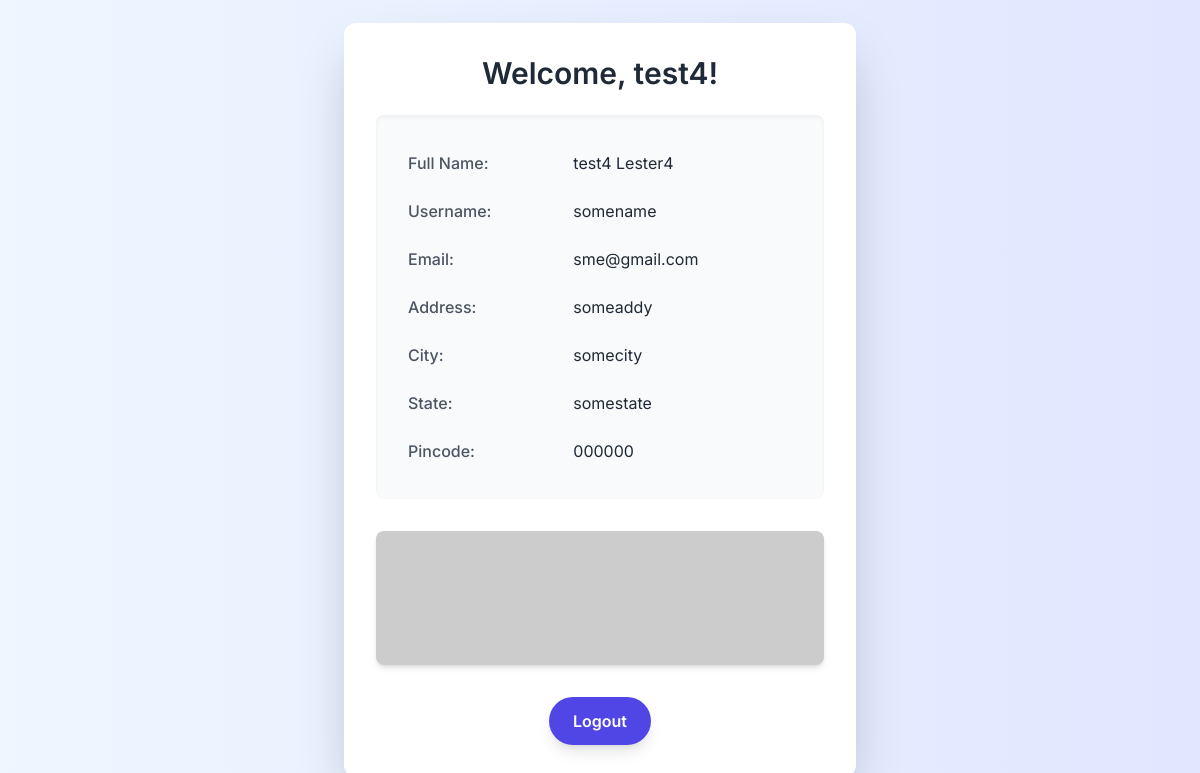
The app's page /patient_dashboard/ (signed in) with its own data.
### accounts/models.py (models this page shows, shortened)
class CustomUser(AbstractUser):
    user_type = models.CharField(max_length=10, choices=USER_TYPE_CHOICES)
    profile_pic = models.ImageField(upload_to='profiles/', null=True, blank=True)
    address_line1 = models.CharField(max_length=255, blank=True)
    city = models.CharField(max_length=100, blank=True)
    state = models.CharField(max_length=100, blank=True)
    pincode = models.CharField(max_length=10, blank=True)

### accounts/views.py (the view)
# urls.py: path('patient_dashboard/', views.patient_dashboard, name='patient_dashboard'),
@login_required
def patient_dashboard(request):
    user = request.user
    context = {
        'first_name': user.first_name,
        'last_name': user.last_name,
        'username': user.username,
        'email': user.email,
        'profile_pic': user.profile_pic,
        'address_line1': user.address_line1,
        'city': user.city,
        'state': user.state,
        'pincode': user.pincode,
    }
    return render(request, 'accounts/patient_dashboard.html', context)

### accounts/templates/accounts/patient_dashboard.html (shortened to what this page needs)
<!DOCTYPE html>
<html lang="en">
<head>
	<script src="https://cdn.tailwindcss.com"></script>
</head>
<body class="bg-gradient-to-r from-blue-50 to-indigo-100 min-h-screen flex items-center justify-center p-4">
	<div class="bg-white p-8 rounded-xl shadow-2xl max-w-lg w-full transform transition-all duration-300 hover:shadow-3xl">
		<h2 class="text-3xl font-semibold text-center text-gray-800 mb-6">Welcome, {{ first_name }}!</h2>
		<div class="bg-gray-50 p-6 rounded-lg shadow-inner">
			<table class="w-full text-left">
				<tbody>
					<tr class="hover:bg-gray-100 transition-colors duration-200">
						<td class="py-3 px-2 font-medium text-gray-600">Full Name:</td>
						<td class="py-3 px-2 text-gray-800">{{ first_name }} {{ last_name }}</td>
					</tr>
					<tr class="hover:bg-gray-100 transition-colors duration-200">
						<td class="py-3 px-2 font-medium text-gray-600">Username:</td>
						<td class="py-3 px-2 text-gray-800">{{ username }}</td>
					</tr>
					<tr class="hover:bg-gray-100 transition-colors duration-200">
						<td class="py-3 px-2 font-medium text-gray-600">Email:</td>
						<td class="py-3 px-2 text-gray-800">{{ email }}</td>
					</tr>
					<tr class="hover:bg-gray-100 transition-colors duration-200">
						<td class="py-3 px-2 font-medium text-gray-600">Address:</td>
						<td class="py-3 px-2 text-gray-800">{{ address_line1 }}</td>
					</tr>
					<tr class="hover:bg-gray-100 transition-colors duration-200">
						<td class="py-3 px-2 font-medium text-gray-600">City:</td>
						<td class="py-3 px-2 text-gray-800">{{ city }}</td>
					</tr>
					<tr class="hover:bg-gray-100 transition-colors duration-200">
						<td class="py-3 px-2 font-medium text-gray-600">State:</td>
						<td class="py-3 px-2 text-gray-800">{{ state }}</td>
					</tr>
					<tr class="hover:bg-gray-100 transition-colors duration-200">
						<td class="py-3 px-2 font-medium text-gray-600">Pincode:</td>
						<td class="py-3 px-2 text-gray-800">{{ pincode }}</td>
					</tr>
				</tbody>
			</table>
		</div>
		<div class="mt-8 text-center">
			<img src="https://placehold.co/500x150/e2e8f0/475569?text=Coming+Soon..." alt="Coming Soon" class="mx-auto rounded-lg shadow-md max-w-full h-auto">
		</div>
		<div class="mt-8 text-center">
			<a href="{% url 'logout' %}" class="inline-block bg-indigo-600 text-white font-semibold py-3 px-6 rounded-full shadow-lg hover:bg-indigo-700 focus:outline-none focus:ring-2 focus:ring-offset-2 focus:ring-indigo-500 transition-colors duration-300">
				Logout
			</a>
		</div>
	</div>
</body>
</html>

### accounts/templates/accounts/patient_dashboard.html (style rules this page uses)
body { font-family: 'Inter', sans-serif; }

### records on screen
CustomUser: first_name "test4", last_name "Lester4", username "somename", email "sme@gmail.com", address_line1 "someaddy", city "somecity", state "somestate", pincode "000000"
